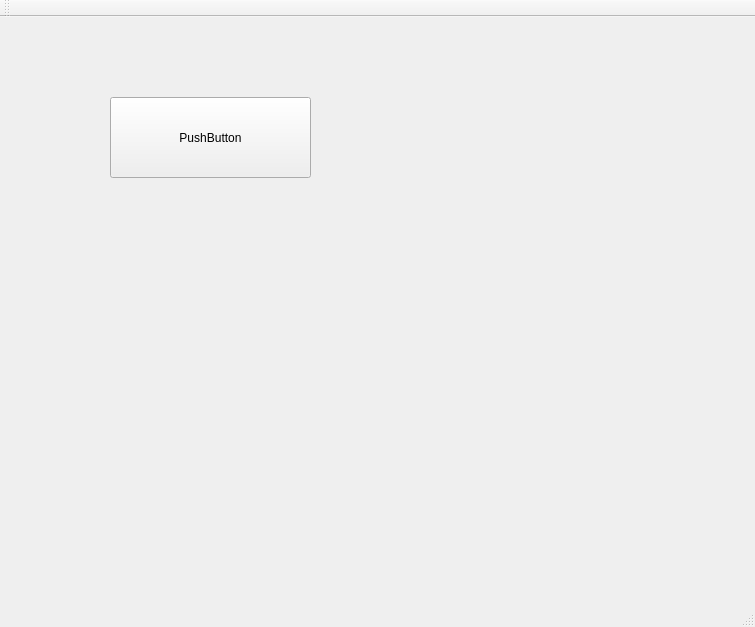
<?xml version="1.0" encoding="UTF-8"?>
<ui version="4.0">
 <class>MainWindow</class>
 <widget class="QMainWindow" name="MainWindow">
  <property name="geometry">
   <rect>
    <x>0</x>
    <y>0</y>
    <width>755</width>
    <height>627</height>
   </rect>
  </property>
  <property name="windowTitle">
   <string>MainWindow</string>
  </property>
  <widget class="QWidget" name="centralWidget">
   <widget class="QPushButton" name="pushButton">
    <property name="geometry">
     <rect>
      <x>110</x>
      <y>80</y>
      <width>201</width>
      <height>81</height>
     </rect>
    </property>
    <property name="text">
     <string>PushButton</string>
    </property>
   </widget>
   <widget class="QWidget" name="gridLayoutWidget">
    <property name="geometry">
     <rect>
      <x>140</x>
      <y>289</y>
      <width>160</width>
      <height>71</height>
     </rect>
    </property>
    <layout class="QGridLayout" name="gridLayout"/>
   </widget>
  </widget>
  <widget class="QMenuBar" name="menuBar">
   <property name="geometry">
    <rect>
     <x>0</x>
     <y>0</y>
     <width>755</width>
     <height>22</height>
    </rect>
   </property>
  </widget>
  <widget class="QToolBar" name="mainToolBar">
   <attribute name="toolBarArea">
    <enum>TopToolBarArea</enum>
   </attribute>
   <attribute name="toolBarBreak">
    <bool>false</bool>
   </attribute>
  </widget>
  <widget class="QStatusBar" name="statusBar"/>
 </widget>
 <layoutdefault spacing="6" margin="11"/>
 <resources/>
 <connections/>
</ui>
